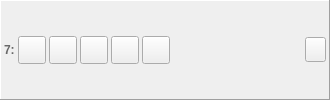
     <widget class="QFrame" name="horizontalFrame_7">
      <property name="enabled">
       <bool>true</bool>
      </property>
      <property name="sizePolicy">
       <sizepolicy hsizetype="Expanding" vsizetype="Fixed">
        <horstretch>0</horstretch>
        <verstretch>0</verstretch>
       </sizepolicy>
      </property>
      <property name="minimumSize">
       <size>
        <width>330</width>
        <height>0</height>
       </size>
      </property>
      <property name="contextMenuPolicy">
       <enum>Qt::ActionsContextMenu</enum>
      </property>
      <property name="autoFillBackground">
       <bool>false</bool>
      </property>
      <property name="frameShape">
       <enum>QFrame::Panel</enum>
      </property>
      <property name="frameShadow">
       <enum>QFrame::Raised</enum>
      </property>
      <layout class="QHBoxLayout" name="horizontalLayout_7">
       <property name="spacing">
        <number>3</number>
       </property>
       <property name="leftMargin">
        <number>3</number>
       </property>
       <property name="topMargin">
        <number>3</number>
       </property>
       <property name="rightMargin">
        <number>3</number>
       </property>
       <property name="bottomMargin">
        <number>3</number>
       </property>
       <item>
        <widget class="QLabel" name="label_19">
         <property name="enabled">
          <bool>true</bool>
         </property>
         <property name="sizePolicy">
          <sizepolicy hsizetype="Fixed" vsizetype="Fixed">
           <horstretch>0</horstretch>
           <verstretch>0</verstretch>
          </sizepolicy>
         </property>
         <property name="palette">
          <palette>
           <active>
            <colorrole role="WindowText">
             <brush brushstyle="SolidPattern">
              <color alpha="255">
               <red>104</red>
               <green>104</green>
               <blue>104</blue>
              </color>
             </brush>
            </colorrole>
           </active>
           <inactive>
            <colorrole role="WindowText">
             <brush brushstyle="SolidPattern">
              <color alpha="255">
               <red>104</red>
               <green>104</green>
               <blue>104</blue>
              </color>
             </brush>
            </colorrole>
           </inactive>
           <disabled>
            <colorrole role="WindowText">
             <brush brushstyle="SolidPattern">
              <color alpha="255">
               <red>120</red>
               <green>120</green>
               <blue>120</blue>
              </color>
             </brush>
            </colorrole>
           </disabled>
          </palette>
         </property>
         <property name="font">
          <font>
           <weight>75</weight>
           <bold>true</bold>
          </font>
         </property>
         <property name="text">
          <string>7:</string>
         </property>
         <property name="margin">
          <number>5</number>
         </property>
        </widget>
       </item>
       <item>
        <widget class="QToolButton" name="buttonMountDisk_7">
         <property name="enabled">
          <bool>true</bool>
         </property>
         <property name="minimumSize">
          <size>
           <width>28</width>
           <height>28</height>
          </size>
         </property>
         <property name="maximumSize">
          <size>
           <width>28</width>
           <height>28</height>
          </size>
         </property>
        </widget>
       </item>
       <item>
        <widget class="QToolButton" name="buttonMountFolder_7">
         <property name="enabled">
          <bool>true</bool>
         </property>
         <property name="minimumSize">
          <size>
           <width>28</width>
           <height>28</height>
          </size>
         </property>
         <property name="maximumSize">
          <size>
           <width>28</width>
           <height>28</height>
          </size>
         </property>
        </widget>
       </item>
       <item>
        <widget class="QToolButton" name="buttonSave_7">
         <property name="enabled">
          <bool>true</bool>
         </property>
         <property name="minimumSize">
          <size>
           <width>28</width>
           <height>28</height>
          </size>
         </property>
         <property name="maximumSize">
          <size>
           <width>28</width>
           <height>28</height>
          </size>
         </property>
         <property name="checkable">
          <bool>true</bool>
         </property>
        </widget>
       </item>
       <item>
        <widget class="QToolButton" name="autoSave_7">
         <property name="enabled">
          <bool>true</bool>
         </property>
         <property name="minimumSize">
          <size>
           <width>28</width>
           <height>28</height>
          </size>
         </property>
         <property name="maximumSize">
          <size>
           <width>28</width>
           <height>28</height>
          </size>
         </property>
         <property name="text">
          <string/>
         </property>
         <property name="checkable">
          <bool>false</bool>
         </property>
        </widget>
       </item>
       <item>
        <widget class="QToolButton" name="buttonEditDisk_7">
         <property name="enabled">
          <bool>true</bool>
         </property>
         <property name="minimumSize">
          <size>
           <width>28</width>
           <height>28</height>
          </size>
         </property>
         <property name="maximumSize">
          <size>
           <width>28</width>
           <height>28</height>
          </size>
         </property>
         <property name="checkable">
          <bool>false</bool>
         </property>
        </widget>
       </item>
       <item>
        <layout class="QVBoxLayout" name="verticalLayout_7">
         <property name="spacing">
          <number>0</number>
         </property>
         <property name="leftMargin">
          <number>5</number>
         </property>
         <property name="rightMargin">
          <number>5</number>
         </property>
         <item>
          <widget class="QLabel" name="labelFileName_7">
           <property name="enabled">
            <bool>true</bool>
           </property>
           <property name="sizePolicy">
            <sizepolicy hsizetype="Ignored" vsizetype="Fixed">
             <horstretch>0</horstretch>
             <verstretch>0</verstretch>
            </sizepolicy>
           </property>
           <property name="autoFillBackground">
            <bool>false</bool>
           </property>
           <property name="text">
            <string/>
           </property>
           <property name="textFormat">
            <enum>Qt::PlainText</enum>
           </property>
           <property name="wordWrap">
            <bool>false</bool>
           </property>
          </widget>
         </item>
         <item>
          <widget class="QLabel" name="labelImageProperties_7">
           <property name="enabled">
            <bool>true</bool>
           </property>
           <property name="sizePolicy">
            <sizepolicy hsizetype="Preferred" vsizetype="Fixed">
             <horstretch>0</horstretch>
             <verstretch>0</verstretch>
            </sizepolicy>
           </property>
           <property name="palette">
            <palette>
             <active>
              <colorrole role="WindowText">
               <brush brushstyle="SolidPattern">
                <color alpha="255">
                 <red>128</red>
                 <green>128</green>
                 <blue>128</blue>
                </color>
               </brush>
              </colorrole>
              <colorrole role="Mid">
               <brush brushstyle="SolidPattern">
                <color alpha="255">
                 <red>157</red>
                 <green>155</green>
                 <blue>144</blue>
                </color>
               </brush>
              </colorrole>
             </active>
             <inactive>
              <colorrole role="WindowText">
               <brush brushstyle="SolidPattern">
                <color alpha="255">
                 <red>128</red>
                 <green>128</green>
                 <blue>128</blue>
                </color>
               </brush>
              </colorrole>
              <colorrole role="Mid">
               <brush brushstyle="SolidPattern">
                <color alpha="255">
                 <red>157</red>
                 <green>155</green>
                 <blue>144</blue>
                </color>
               </brush>
              </colorrole>
             </inactive>
             <disabled>
              <colorrole role="WindowText">
               <brush brushstyle="SolidPattern">
                <color alpha="255">
                 <red>118</red>
                 <green>116</green>
                 <blue>108</blue>
                </color>
               </brush>
              </colorrole>
              <colorrole role="Mid">
               <brush brushstyle="SolidPattern">
                <color alpha="255">
                 <red>157</red>
                 <green>155</green>
                 <blue>144</blue>
                </color>
               </brush>
              </colorrole>
             </disabled>
            </palette>
           </property>
           <property name="textFormat">
            <enum>Qt::PlainText</enum>
           </property>
           <property name="alignment">
            <set>Qt::AlignLeading|Qt::AlignLeft|Qt::AlignVCenter</set>
           </property>
           <property name="wordWrap">
            <bool>false</bool>
           </property>
          </widget>
         </item>
        </layout>
       </item>
       <item>
        <widget class="QToolButton" name="buttonEject_7">
         <property name="enabled">
          <bool>true</bool>
         </property>
         <property name="minimumSize">
          <size>
           <width>21</width>
           <height>25</height>
          </size>
         </property>
         <property name="maximumSize">
          <size>
           <width>21</width>
           <height>25</height>
          </size>
         </property>
        </widget>
       </item>
      </layout>
     </widget>
